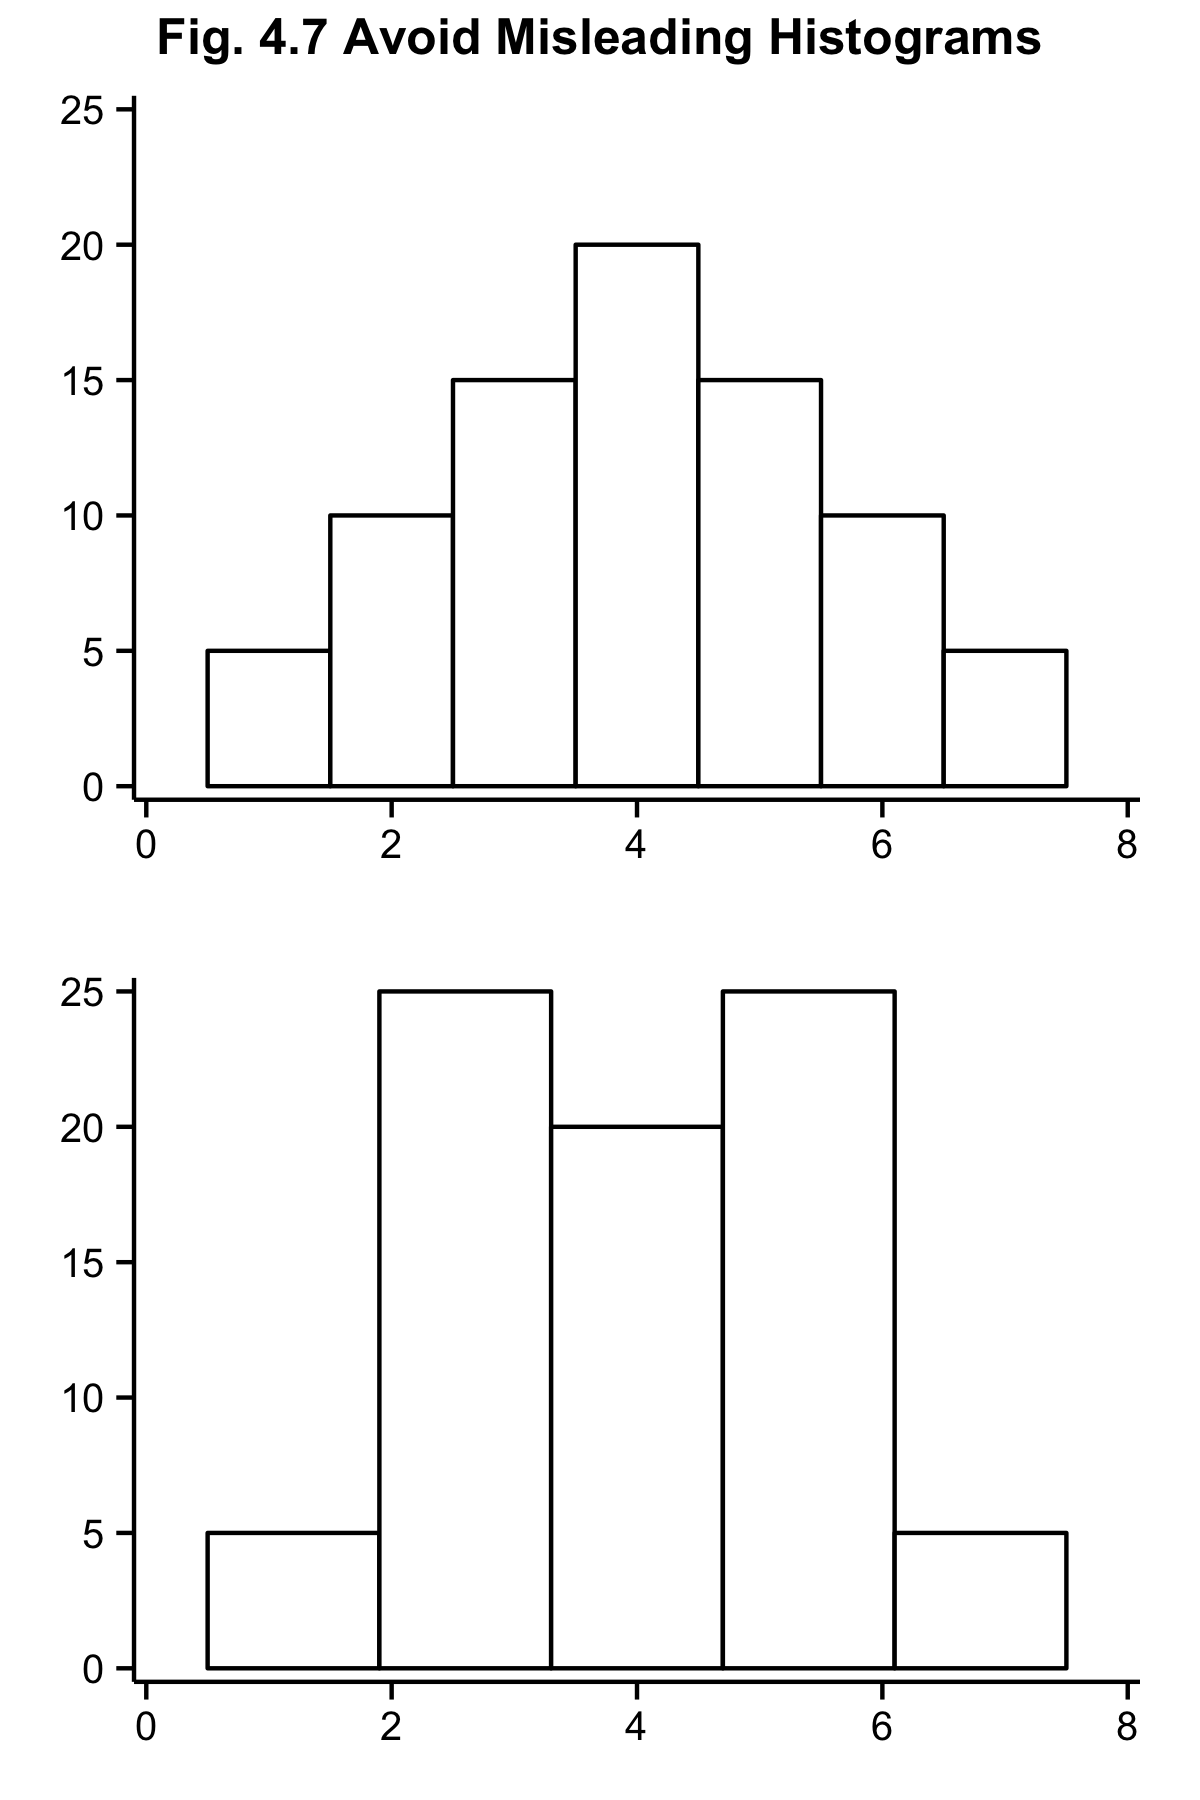

Recreate this plot in R.
library(ggplot2)
library(gridExtra) #arrangeGrob()

this_base <- "fig04-07_avoid-misleading-histograms"

my_data <- data.frame(
  value = c(1, 1, 1, 1, 1, 2, 2, 2, 2, 2, 
            2, 2, 2, 2, 2, 3, 3, 3, 3, 3,
            3, 3, 3, 3, 3, 3, 3, 3, 3, 3,
            4, 4, 4, 4, 4, 4, 4, 4, 4, 4,
            4, 4, 4, 4, 4, 4, 4, 4, 4, 4,
            5, 5, 5, 5, 5, 5, 5, 5, 5, 5,
            5, 5, 5, 5, 5, 6, 6, 6, 6, 6,
            6, 6, 6, 6, 6, 7, 7, 7, 7, 7)
)

p1 <- ggplot(my_data, aes(x = value)) + 
  geom_histogram(binwidth = 1, fill = 'white', colour = 'black', origin = 0.5) +
  scale_x_continuous(breaks = seq(0, 8, 2), limits = c(0, 8), 
                     expand = c(0, 0.1)) +
  scale_y_continuous(breaks = seq(0, 25, 5), limits = c(0, 25), 
                     expand = c(0, 0.5)) +
  theme_classic() +
  theme(axis.title = element_blank())


p2 <- ggplot(my_data, aes(x = value)) + 
  geom_histogram(binwidth = 1.4, fill = 'white', colour = 'black', 
                 origin = 0.5) + 
  scale_x_continuous(breaks = seq(0,8,2), limits = c(0, 8), 
                     expand = c(0, 0.1)) +
  scale_y_continuous(breaks = seq(0, 25, 5), limits = c(0, 25), 
                     expand = c(0, 0.5)) +
  theme_classic() +
  theme(axis.title = element_blank()) 


# arrange plots together 
p3 <- arrangeGrob(p1, p2, nrow = 2,
                  main = textGrob("Fig. 4.7 Avoid Misleading Histograms", 
                                  just = "top", gp = gpar(fontface = "bold")))

p3

ggsave(paste0(this_base, ".png"), 
       p3, width = 4, height = 6)

## pedantic: missing gap between axis at origin


